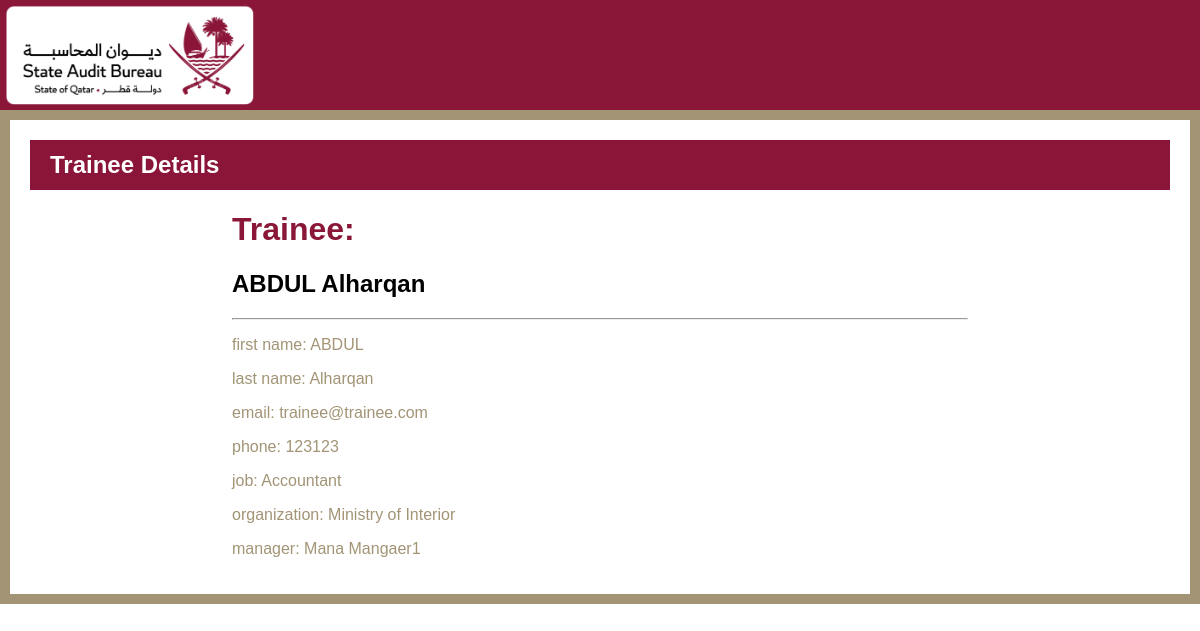
/trainee/2/, run on the app's committed database.
### base/models.py (models this page shows)
class Trainee(models.Model):
    trainee = models.OneToOneField(CustomUser, on_delete=models.CASCADE)
    phone = models.CharField(max_length=100)
    address = models.CharField(max_length=200, null=True)
    organization = models.CharField(max_length=200)
    job = models.CharField(max_length=100)
    manager = models.ForeignKey(Manager, on_delete=models.CASCADE)
    def __str__(self):
        return self.trainee.get_name()

class Manager(models.Model):
    manager = models.OneToOneField(CustomUser, on_delete=models.CASCADE)
    phone = models.CharField(max_length=100)
    organization = models.CharField(max_length=100)
    def __str__(self):
            return self.manager.first_name + ' ' + self.manager.last_name

### accounts/models.py (models this page shows, shortened)
class CustomUser(AbstractUser):
    username = models.CharField(max_length=11, unique=True)
    email = models.EmailField(max_length=254)
    first_name = models.CharField(max_length=30)
    last_name = models.CharField(max_length=30)
    ROLE_CHOICES = (
        ('trainee', 'Trainee'),
        ('admin', 'Admin'),
        ('manager', 'Manager'),
    )
    role = models.CharField(max_length=10, choices=ROLE_CHOICES, default="trainee")
    secret_key = models.CharField(max_length=16, blank=True, null=True)
    USERNAME_FIELD = "username"
    REQUIRED_FIELDS = "email", "first_name", "last_name", "role"
    def get_name(self):
        return self.first_name + " " + self.last_name

### base/views.py (the view)
# urls.py: path('trainee/<int:pk>/', TraineeDetail.as_view(), name="trainee"),
class TraineeDetail(DetailView):
    model = Trainee
    template_name = 'base/admin_dashboard/trainee_detail.html'
    context_object_name = 'trainee'

### base/templates/base/admin_dashboard/trainee_detail.html (shortened to what this page needs)
{% load static %}
<!DOCTYPE html>
<html>
   <head>
      <link rel="stylesheet" href="https://cdnjs.cloudflare.com/ajax/libs/font-awesome/6.3.0/css/all.min.css" />
	    <link rel="stylesheet" href="https://cdnjs.cloudflare.com/ajax/libs/bootstrap/5.3.0-alpha1/css/bootstrap-grid.min.css" />
    <link rel="stylesheet" href="{% static 'css/reg_style.css' %}">
</head>
   <body>
    <div class="header">
      <div class="logo">
         <img src="{% static 'img/primary-rgb-state-audit-bureau-1@2x.png' %}" alt="Logo">
        </div>
    </div>
    <div class="gold-border container-fluid">
      <div class="maroon-bar">
        <h2>Trainee Details</h2>
      </div>
      <div class="container">
        <div class="row justify-content-center">
          <div class="col-md-8">
            <div class="card">
              <div class="card-header">
                <h1 style="color:#8A1738" > Trainee:</h1>
                <h2 style="color:#000">{{trainee}}</h2>
                <hr/>
              </div>
              <div class="card-body" >
                <p> first name: {{trainee.trainee.first_name}}</p>
                <p> last name: {{trainee.trainee.last_name}}</p>
                <p> email: {{trainee.trainee.email}}</p>
                <p> phone: {{trainee.phone}}</p>
                <p> job: {{trainee.job}}</p>
                <p> organization: {{trainee.organization}}</p>
                <p> manager: {{trainee.manager}}</p>
              </div>
            </div>
          </div>
        </div>
      </div>
    </div>
</body>
</html>

### base/static/css/reg_style.css (style rules this page uses)
* { box-sizing: border-box; }
body { margin: 0; font-family: sans-serif; color: #A29475; }
.header { display: flex; justify-content: space-between; align-items: center; padding: 10px; background-color: #8A1738; height: 110px; }
.logo img { height: 100px; left: 5px; position: absolute; top: 5px; }

### base/templates/base/admin_dashboard/trainee_detail.html (style rules this page uses)
body { margin: 20px; background-color: #fff; }
.gold-border { border: 10px solid#A29475; padding: 20px; background-color: #fff; }
.maroon-bar { background-color: #8A1538; color: #fff; height: 50px; display: flex; align-items: center; justify-content: flex-start; padding: 0 20px; }
.maroon-bar h2 { margin: 0; font-weight: bold; font-size: 24px; }

### data on the page
Trainee: trainee.last_name "ABDUL Alharqan", trainee.first_name "ABDUL", trainee.last_name "Alharqan", trainee.email "trainee@trainee.com", phone "123123", job "Accountant", organization "Ministry of Interior", manager "Mana Mangaer1"
